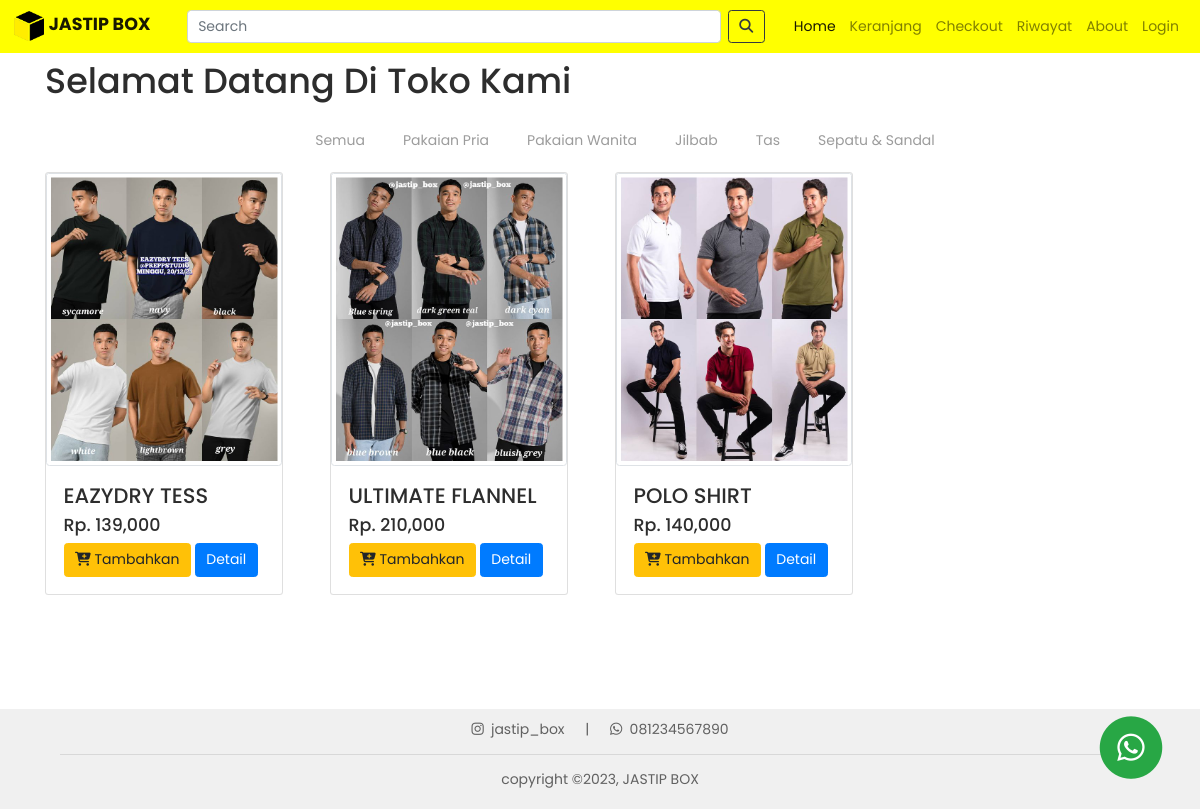
Page /project/index.php?halaman=pakaian_pria on the committed database.
### tables this page shows
CREATE TABLE `gudang` (
  `id_barang` int(11) NOT NULL,
  `nama_barang` varchar(100) NOT NULL,
  `deskripsi` text NOT NULL,
  `harga` int(11) NOT NULL,
  `gambar` varchar(100) NOT NULL,
  `kategori` varchar(100) NOT NULL,
  `stok` int(11) NOT NULL
);

### project/function.php (called while the page is built, shortened)
<?php
    $conn = mysqli_connect("localhost", "root", "", "jastipbox");
    function query($query){
        global $conn;
        $result = mysqli_query($conn, $query);
        $rows = [];
        while($row = mysqli_fetch_assoc($result)){
            $rows[] = $row;
        }
        return $rows;
    }

### project/pakaian_pria.php (the view)
<?php
$gudang = query("SELECT * FROM gudang WHERE kategori = 'Pakaian Pria' AND stok NOT LIKE 0");
?>
<?php foreach ($gudang as $row) : ?>
  <div class="col-md-3 pb-3">
    <div class="card" style="width: 17rem;">
      <img src="img/<?= $row["gambar"]; ?>" alt="<?= $row["nama_barang"]; ?>" class="card-img-top img-thumbnail img-fluid">
      <div class="card-body">
        <h4><?= $row["nama_barang"]; ?></h4>
        <h5>Rp. <?= number_format($row["harga"]); ?></h5>
        <a href="beli.php?id=<?= $row["id_barang"]; ?>" class="btn btn-warning" style="font-size: 14px;"><i class="fas fa-cart-plus"></i> Tambahkan</a>
        <a href="detail.php?id=<?= $row["id_barang"]; ?>" class="btn btn-primary" style="font-size: 14px;">Detail</a>
      </div>
    </div>
  </div>
<?php endforeach; ?>

### project/css/index.css (style rules this page uses)
html,body { background-color: #ffffff; font-family: 'Poppins', sans-serif; color: #2d2d2d; font-size: 14px; min-height: 100vh; height: 100%; }

### rows in the picture
gudang: gambar (picture), nama_barang "EAZYDRY TESS", harga "139,000"
gudang: gambar (picture), nama_barang "ULTIMATE FLANNEL", harga "210,000"
gudang: gambar (picture), nama_barang "POLO SHIRT", harga "140,000"
